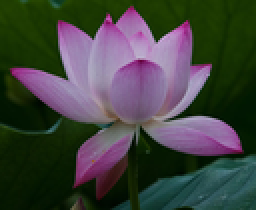
%> input picture spatial_filtering/lotus.bmp, 128 x 105 px, shrunk from 510 x 420 before the run (shown 2 times larger)
$ octave part2.m   (GNU Octave 9; MATLAB toolbox functions it lacks are replaced by stand-ins)
%> lines starting %> are read from the running program, lines starting %| are printed output that depends on the picture
### spatial_filtering/sobel.m
%sobel边缘检测
function new_img=sobel(img,n)
if nargin<2
    n=3;        %默认模板为3*3
end
d=(n-1)/2;
[x y]=size(img);
img=double(img);
new_img=zeros(x,y);
%Sobel算子模板
if n==3
    sobel_x = [-1,-2,-1;0,0,0;1,2,1];
    sobel_y = [-1,0,1;-2,0,2;-1,0,1];
elseif n==5
    sobel_x=[-1,-1,-2,-1,-1;-1,-1,-2,-1,-1;0,0,0,0,0;1,1,2,1,1;1,1,2,1,1];
    sobel_y=[-1,-1,0,1,1;-1,-1,0,1,1;-2,-2,0,2,2;-1,-1,0,1,1;-1,-1,0,1,1];
elseif n==7
    sobel_x=[-1,-1,-1,-3,-1,-1,-1;-1,-1,-1,-3,-1,-1,-1;-1,-1,-1,-3,-1,-1,-1;0,0,0,0,0,0,0;1,1,1,3,1,1,1;1,1,1,3,1,1,1;1,1,1,3,1,1,1];
    sobel_y=[-1,-1,-1,0,1,1,1;-1,-1,-1,0,1,1,1;-1,-1,-1,0,1,1,1;-3,-3,-3,0,3,3,3;-1,-1,-1,0,1,1,1;-1,-1,-1,0,1,1,1;-1,-1,-1,0,1,1,1];
end
for i=1+d:x-d
    for j=1+d:y-d
        t=img(i-d:i+d,j-d:j+d);
        G_x=sobel_x.* t;
        G_x=abs(sum(G_x(:)));
        G_y=sobel_y.*t;
        G_y=abs(sum(G_y(:)));
        sobel_xy=sqrt(G_x^2+G_y^2);
        new_img(i+1,j+1)=sobel_xy;
    end
end
new_img=uint8(new_img);
end

### spatial_filtering/prewitt.m
%prewitt边缘检测
function new_img=prewitt(img,n)
if nargin<2
    n=3;        %默认模板为3*3
end
d=(n-1)/2;
[x y]=size(img);
img=double(img);
new_img=zeros(x,y);
%Prewitt算子模板
if n==3
    prewitt_x = [-1,-1,-1;0,0,0;1,1,1];
    prewitt_y = [-1,0,1;-1,0,1;-1,0,1];
elseif n==5
    prewitt_x=[-1,-1,-1,-1,-1;-1,-1,-1,-1,-1;0,0,0,0,0;1,1,1,1,1;1,1,1,1,1];
    prewitt_y=[-1,-1,0,1,1;-1,-1,0,1,1;-1,-1,0,1,1;-1,-1,0,1,1;-1,-1,0,1,1];
elseif n==7
    prewitt_x=[-1,-1,-1,-1,-1,-1,-1;-1,-1,-1,-1,-1,-1,-1;-1,-1,-1,-1,-1,-1,-1;0,0,0,0,0,0,0;1,1,1,1,1,1,1;1,1,1,1,1,1,1;1,1,1,1,1,1,1];
    prewitt_y=[-1,-1,-1,0,1,1,1;-1,-1,-1,0,1,1,1;-1,-1,-1,0,1,1,1;-1,-1,-1,0,1,1,1;-1,-1,-1,0,1,1,1;-1,-1,-1,0,1,1,1;-1,-1,-1,0,1,1,1];
end
for i=1+d:x-d
    for j=1+d:y-d
        t=img(i-d:i+d,j-d:j+d);
        G_x=prewitt_x.* t;
        G_x=abs(sum(G_x(:)));
        G_y=prewitt_y.*t;
        G_y=abs(sum(G_y(:)));
        prewitt_xy=sqrt(G_x^2+G_y^2);
        new_img(i+1,j+1)=prewitt_xy;
    end
end
new_img=uint8(new_img);
end

### spatial_filtering/robert.m
%robert边缘检测
function new_img=robert(img)
[x y]=size(img);
img=double(img);
new_img=zeros(x,y);
H1= [1 0;0 -1]; H2 = [0 1; -1 0];           %Robert算子模板
for i=1:x-1
    for j=1:y-1
        t=img(i:i+1,j:j+1);
        G_x=H1.*t;
        G_x=abs(sum(G_x(:)));
        G_y=H2.*t;
        G_y=abs(sum(G_y(:)));
        G_xy=sqrt(G_x^2+G_y^2);
        new_img(i+1,j+1)=G_xy;
    end
end
new_img=uint8(new_img);
end

### spatial_filtering/laplacian.m
%拉普拉斯边缘检测
function new_img=laplacian(img)
[x y]=size(img);
img=double(img);
new_img=zeros(x,y);
%拉普拉斯模板系数
H=[0,-1,0;-1,4,-1;0,-1,0];
for i=1:x-2
    for j=1:y-2
        t=img(i:i+2,j:j+2);
        G=H.*t;
        G=abs(sum(G(:)));
        new_img(i+1,j+1)=G;
    end
end
new_img=uint8(new_img);
end

### spatial_filtering/part2.m
%自编函数实现锐化滤波 part2.m
img=imread('lotus.bmp');
%> img is the input picture: size 105x128x3 uint8; mean R, G, B 64.7, 67.3, 62.9
img=rgb2gray(img);
%> img: size 105x128 uint8
%sobel
img1=sobel(img);
figure,subplot(331),imshow(img);
title('原图')
subplot(332),imshow(img1);
title('sobel边缘检测')
img2=img+img1;
subplot(333),imshow(img2);
title('sobel锐化')
img_sobel5=sobel(img,5);
subplot(335),imshow(img_sobel5);
title('sobel 5*5 边缘检测')
img5s=img+img_sobel5;
subplot(336),imshow(img5s)
title('sobel 5*5 锐化')
img_sobel7=sobel(img,7);
%> call 3 of sobel, with n = 7
%> after the loop in sobel (call 3), `for i=1+d:x-d`:
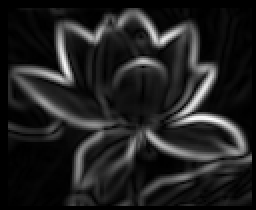
%> new_img: size 105x128 double (shown 2 times larger); min 0, max 3762.6, mean 493.7; drawn with min black and max white
subplot(338),imshow(img_sobel7);
title('sobel 7*7 边缘检测')
img7s=img+img_sobel7;
subplot(339),imshow(img7s)
title('sobel 7*7 锐化')

%prewitt
img3=prewitt(img);
figure,subplot(331),imshow(img);
title('原图')
subplot(332),imshow(img3);
title('prewitt边缘检测')
img4=img+img3;
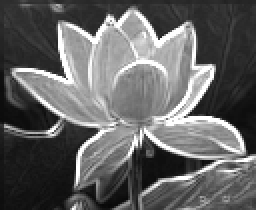
%> img4: size 105x128 uint8 (shown 2 times larger); min 8, max 255, mean 99.5
subplot(333),imshow(img4);
title('prewitt锐化')
img_pre5=prewitt(img,5);
subplot(335),imshow(img_pre5);
title('prewitt 5*5 边缘检测')
img5p=img+img_pre5;
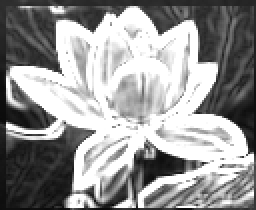
%> img5p: size 105x128 uint8 (shown 2 times larger); min 7, max 255, mean 150
subplot(336),imshow(img5p)
title('prewitt 5*5 锐化')
img_pre7=prewitt(img,7);
subplot(338),imshow(img_pre7);
title('prewitt 7*7 边缘检测')
img7p=img+img_pre7;
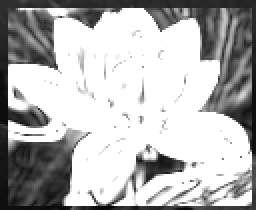
%> img7p: size 105x128 uint8 (shown 2 times larger); min 5, max 255, mean 180.2
subplot(339),imshow(img7p)
title('prewitt 7*7 锐化')

%robert
figure,subplot(131),imshow(img);
title('原图')
img5=robert(img);
%> after the loop in robert, `for i=1:x-1`:
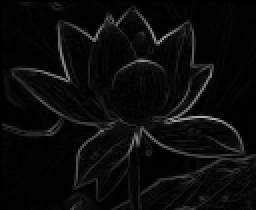
%> new_img: size 105x128 double (shown 2 times larger); min 0, max 177.1, mean 10.9
subplot(132),imshow(img5);
title('robert边缘检测')
img6=img+img5;
subplot(133),imshow(img6);
title('robert锐化')

%拉普拉斯
figure,subplot(131),imshow(img);
title('原图')
img7=laplacian(img);
%> after the loop in laplacian, `for i=1:x-2`:
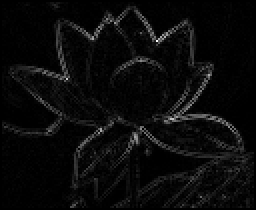
%> new_img: size 105x128 double (shown 2 times larger); min 0, max 285, mean 12.2; drawn with min black and max white
subplot(132),imshow(img7);
title('拉普拉斯缘检测')
img8=img+img7;
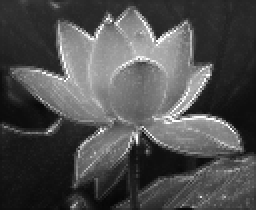
%> img8: size 105x128 uint8 (shown 2 times larger); min 6, max 255, mean 78.1
subplot(133),imshow(img8);
title('拉普拉斯锐化')
